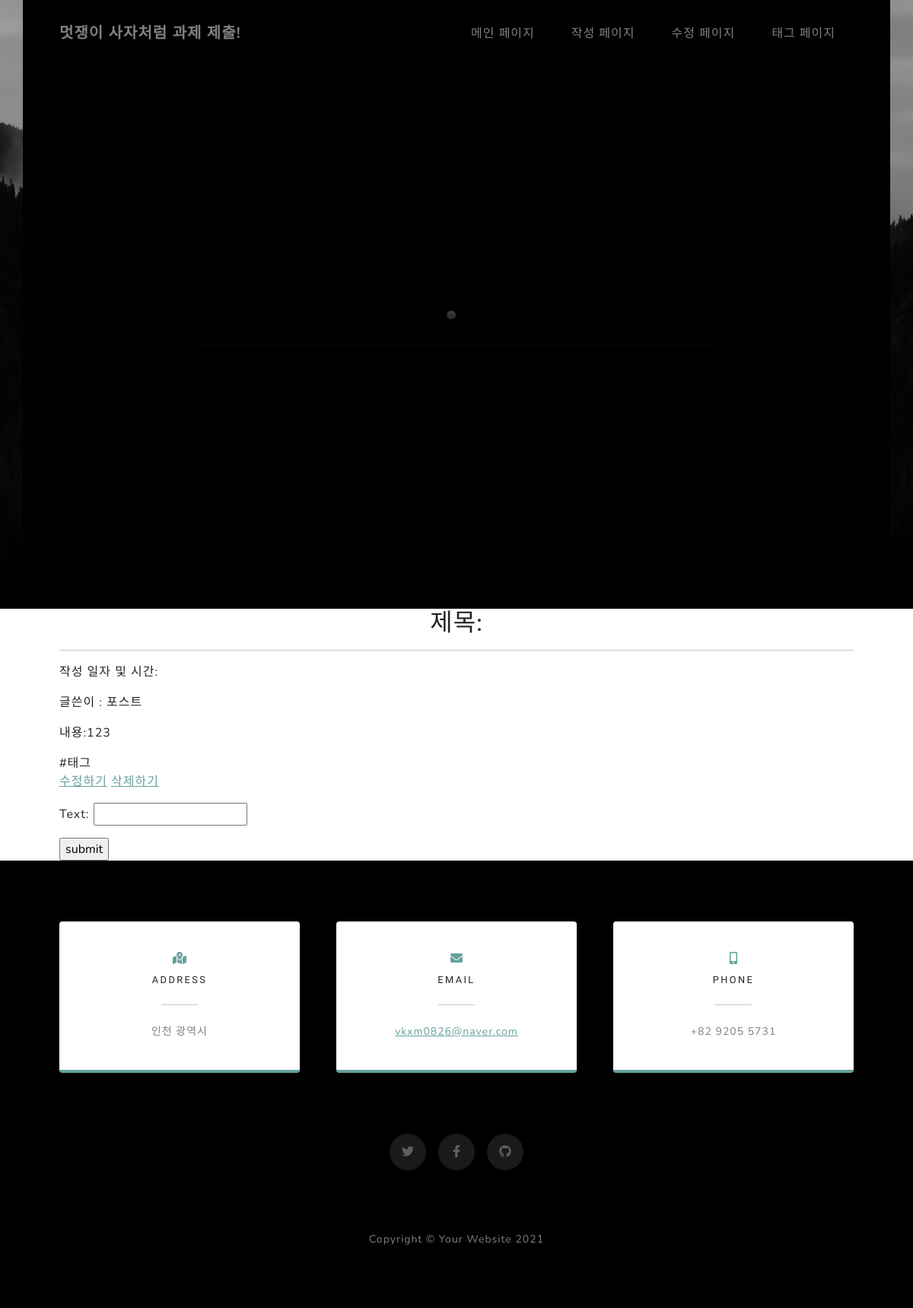
Page /detail/11/ on the committed database.
### blog/models.py (models this page shows, shortened)
class Post(models.Model):
    title = models.CharField(max_length=200)
    pub_date = models.DateField('date published')
    writer = models.CharField(null = False, max_length=15, default='닉네임을 입력해주세요.')
    body = models.TextField()
    hashtags = models.ManyToManyField('Hashtag', blank = True)

class Hashtag(models.Model):
    name = models.CharField(max_length=50)

### blog/views.py (the view)
# urls.py: path('detail/<str:id>/', blog.views.detail, name='detail'),
def detail(request, id):
    post = get_object_or_404(Post, id=id)
    if request.method == "POST":
        form = CommentForm(request.POST)
        if form.is_valid():
            comment = form.save(commit=False)
            comment.post_id = post
            comment.text = form.cleaned_data['text']
            comment.save()
            return redirect('detail', id)
    else:
        form = CommentForm()
        return render(request, "blog/detail.html", {'post':post, 'form':form})

### blog/forms.py
class CommentForm(forms.ModelForm):
    class Meta:
        model = Comment
        fields = ['text']

### blog/templates/blog/detail.html (shortened to what this page needs)
{% extends 'blog/base.html' %}
{% block content %}
<section class="page-section" id="services">
    <div class="container px-4 px-lg-5">
        <h2 class="text-center mt-0">제목: {{posts.title}}</h2>
        <hr class="divider" />
        <p>작성 일자 및 시간: {{posts.pub_date}}</p>
        <p>글쓴이 : {{post.writer}}</p>
        <p>내용:{{post.body}}</p>
        {% for hashtag in post.hashtags.all %}
            <span>{{ hashtag.name }}</span>
        {% endfor %}
        <br>
        <a href="{% url 'edit' post.id %}">수정하기</a>
        <a href="{% url 'delete' post.id %}">삭제하기</a>
        <form method="POST" action="{% url 'detail' post.id %}">
            <p>{{ form.as_p }}</p>
            <input type="submit" value="submit">
    </div>
</section>
{% endblock %}

### rows in the picture
Post: writer "포스트", body "123"
Hashtag: name "#태그"
